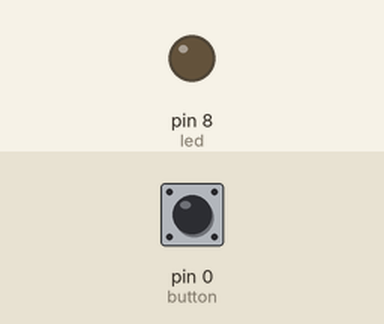
Simulated run of this sketch. Board: Arduino Uno, built with avr-gcc and run on an emulated ATmega328P. Parts: output pins drawn as LEDs (lit = HIGH). The test bench sets the inputs (shaded band); at power-on: pin 0 (button) LOW.

Above: at 1.2 s.
1.3 s: pin 0 (button) pulled HIGH for 0.15 s
At 2.4 s:
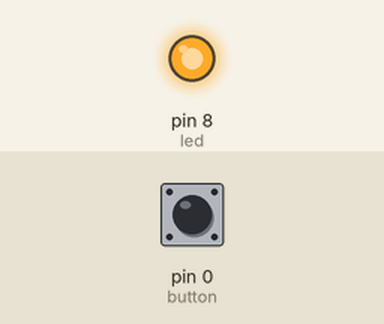
2.9 s: pin 0 (button) pulled HIGH for 1 s
At 3.7 s:
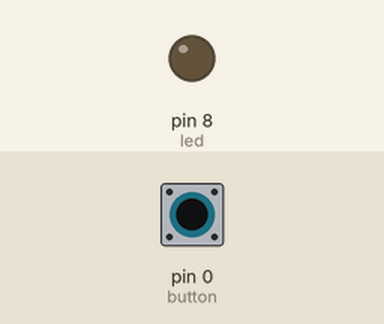
5.4 s: pin 0 (button) pulled HIGH for 3.2 s
At 6.8 s:
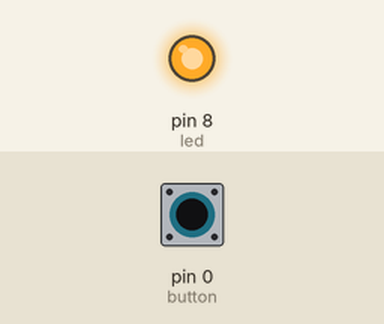
Timing chart, 0 to 8.4 s (numbered marks = the images above; inputs shaded):
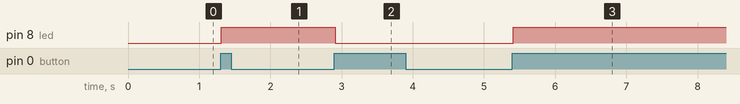

The sketch:

buttontransistorled.ino
```cpp
int led = 8;
int button = 0;
int val = 0;
int old_val=0;
int state = 0;
void setup() {
  // put your setup code here, to run once:
  pinMode(led,OUTPUT);
  pinMode(button,INPUT);
  Serial.print(9600);
}

void loop() {
  // put your main code here, to run repeatedly:
val=digitalRead(button);
if((val==HIGH) && (old_val==LOW)){
  state = 1- state;
  Serial.print("i am on");
  delay(10);
}
old_val=val;
if (state==1){
  digitalWrite(led,HIGH);
}
else{
  digitalWrite(led,LOW);
}
}
```

Measured:
- after the input at 1.3 s, pin 8 (led): LOW → HIGH at once
- after the input at 2.9 s, pin 8 (led): HIGH → LOW at once
- after the input at 5.4 s, pin 8 (led): LOW → HIGH at once
